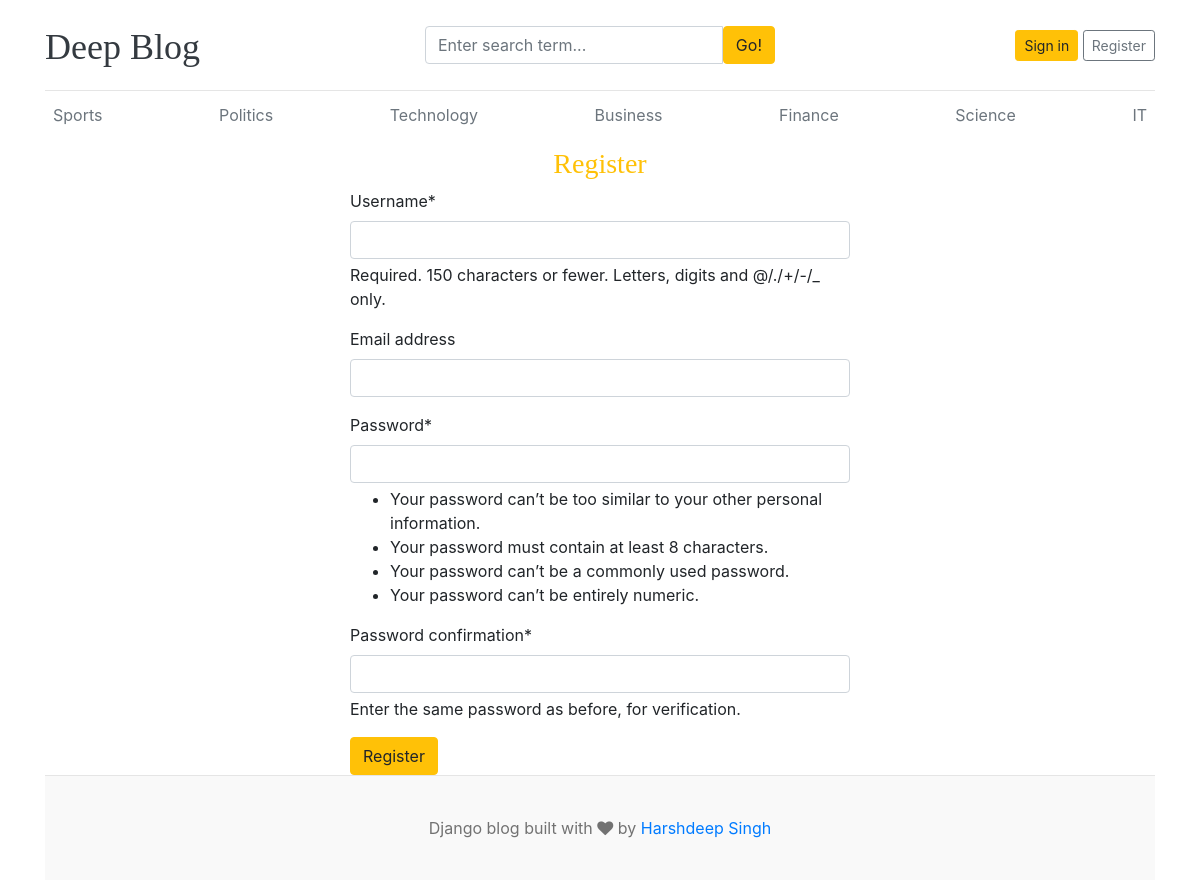
Screenshot of /register/ with the database file from the repository.
### blogs/models.py (models this page shows, shortened)
class Category(models.Model):
    name = models.CharField(max_length=100, unique=True)
    created_at = models.DateTimeField(auto_now_add=True)
    updated_at = models.DateTimeField(auto_now=True)
    class Meta:
        verbose_name = 'Category'
        verbose_name_plural = 'Categories'

### blogs_main/views.py (the view)
# urls.py: path('register/', views.register, name='register'),
def register(request):
    form = RegistrationForm()
    if request.method == 'POST':
        form = RegistrationForm(request.POST)
        if form.is_valid():
            form.save()
            return redirect('login')
    context = {
        'form': form,
    }
    return render(request, 'register.html', context)

### blogs_main/forms.py
class RegistrationForm(UserCreationForm):
    class Meta:
        model = User
        fields = ['username', 'email']

### blogs/context_processors.py (called while the page is built)
def get_all_categories(request):
    categories = Category.objects.all()
    return dict(categories=categories)

def get_social_links(request):
    social_links = SocialLink.objects.all()
    return dict(social_links=social_links)

### templates/register.html (shortened to what this page needs)
{% extends 'base.html' %}
{% block content %}
{% load crispy_forms_tags %}
<h3 class="text-center text-warning">Register</h3>
<form action="" method="post" style="width: 500px; margin: auto;">
    {{ form|crispy }}
    <button type="submit" class="btn btn-warning">Register</button>
</form>
{% endblock %}

### templates/base.html (shortened to what this page needs)
{% load static %}
<!DOCTYPE html>
<html lang="en">
<head>
    <link href="https://getbootstrap.com/docs/4.0/dist/css/bootstrap.min.css" rel="stylesheet">
    <link href="{% static 'css/blog.css' %}" rel="stylesheet">
    <link rel="stylesheet" href="https://cdnjs.cloudflare.com/ajax/libs/font-awesome/4.7.0/css/font-awesome.min.css">
</head>
<body>
    <div class="container">
        <header class="blog-header py-3">
            <div class="row flex-nowrap justify-content-between align-items-center">
                <div class="col-4 pt-1">
                    <a class="blog-header-logo text-dark" href="/">Deep Blog</a>
                </div>
                <div class="col-4">
                    <form action="{% url 'search' %}" method="get">
                        <div class="input-group">
                        <input class="form-control" type="text" placeholder="Enter search term..." aria-label="Enter search term..." aria-describedby="button-search" name="keyword" />
                        <button type="submit" class="btn btn-warning" id="button-search">Go!</button>
                    </div>
                    </form>
                </div>
                <div class="col-4 d-flex justify-content-end align-items-center">
                    {% if not user.is_authenticated %}
                    <a class="btn btn-sm btn-warning" href="{% url 'login' %}">Sign in</a> &nbsp;
                    <a class="btn btn-sm btn-outline-secondary" href="{% url 'register' %}">Register</a>
                    {% else %}
                    <span><a href="{% url 'dashboard' %}">Dashboard</a></span>
                    &emsp;
                    <span><a href="{% url 'logout' %}"> Logout </a></span>
                    {% endif %}
                </div>
            </div>
        </header>
        <div class="nav-scroller py-1 mb-2">
            <nav class="nav d-flex justify-content-between">
                {% for category in categories %}
                <a class="p-2 text-muted" href="{% url 'posts_by_category' category.id %}">{{ category.name }}</a>
                {% endfor %}
            </nav>
        </div>
{% block content %}
{% endblock %}
  <footer class="blog-footer">
        <p>Django blog built with <i class="fa fa-heart"></i> by <a href="#">Harshdeep Singh</a></p>
    </footer>

### static/css/blog.css (style rules this page uses)
.blog-header { border-bottom: 1px solid #e5e5e5; }
.blog-header-logo { font-family: "Playfair Display", Georgia, "Times New Roman", serif; font-size: 2.25rem; }
h1, h2, h3, h4, h5, h6 { font-family: "Playfair Display", Georgia, "Times New Roman", serif; }
.blog-footer { padding: 2.5rem 0; color: #727272; text-align: center; background-color: #f9f9f9; border-top: .05rem solid #e5e5e5; }
.blog-footer p:last-child { margin-bottom: 0; }

### rows the page displays
Category: name "Sports"
Category: name "Politics"
Category: name "Technology"
Category: name "Business"
Category: name "Finance"
Category: name "Science"
Category: name "IT"
